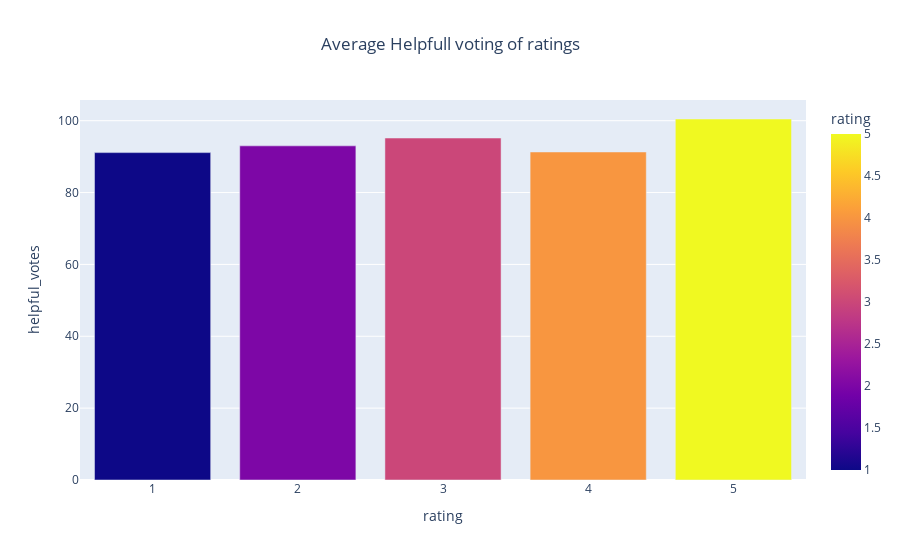

Notebook code for this chart:
### Code cell
t_df = df.groupby('rating')['helpful_votes'].mean().reset_index()
fig = px.bar(t_df,
             x = 'rating',
             y = 'helpful_votes',
             title= 'Average Helpfull voting of ratings',
             color='rating'
             )
fig.update_layout(
    title ={'x':0.5}
)
fig.show()

### Figure 1 — Plotly figure (JSON) as saved in the notebook; plotly's stock layout.template omitted (floating-point values rounded to 4 significant figures)
{"data": [{"hovertemplate": "rating=%{marker.color}<br>helpful_votes=%{y}<extra></extra>", "legendgroup": "", "marker": {"color": [1, 2, 3, 4, 5], "coloraxis": "coloraxis", "pattern": {"shape": ""}}, "name": "", "orientation": "v", "showlegend": false, "textposition": "auto", "type": "bar", "x": [1, 2, 3, 4, 5], "xaxis": "x", "y": [91.12, 93.0, 95.18, 91.29, 100.5], "yaxis": "y"}], "layout": {"barmode": "relative", "coloraxis": {"colorbar": {"title": {"text": "rating"}}, "colorscale": [[0, "#0d0887"], [0.1111, "#46039f"], [0.2222, "#7201a8"], [0.3333, "#9c179e"], [0.4444, "#bd3786"], [0.5556, "#d8576b"], [0.6667, "#ed7953"], [0.7778, "#fb9f3a"], [0.8889, "#fdca26"], [1, "#f0f921"]]}, "legend": {"tracegroupgap": 0}, "title": {"text": "Average Helpfull voting of ratings", "x": 0.5}, "xaxis": {"anchor": "y", "domain": [0, 1], "title": {"text": "rating"}}, "yaxis": {"anchor": "x", "domain": [0, 1], "title": {"text": "helpful_votes"}}}}
